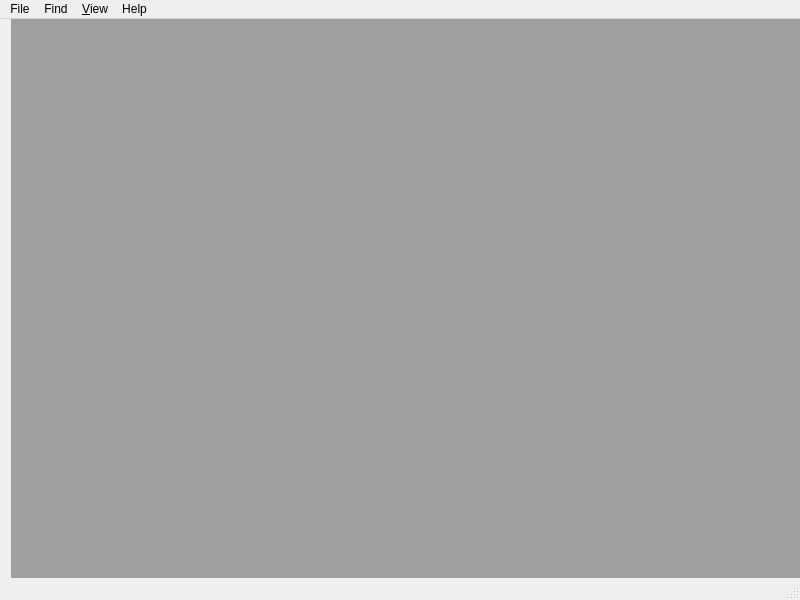
<?xml version="1.0" encoding="UTF-8"?>
<ui version="4.0">
 <class>MainWindow</class>
 <widget class="QMainWindow" name="MainWindow">
  <property name="geometry">
   <rect>
    <x>0</x>
    <y>0</y>
    <width>800</width>
    <height>600</height>
   </rect>
  </property>
  <property name="windowTitle">
   <string>MainWindow</string>
  </property>
  <property name="locale">
   <locale language="English" country="UnitedStates"/>
  </property>
  <widget class="QWidget" name="centralwidget">
   <property name="sizePolicy">
    <sizepolicy hsizetype="Preferred" vsizetype="Preferred">
     <horstretch>0</horstretch>
     <verstretch>0</verstretch>
    </sizepolicy>
   </property>
   <layout class="QVBoxLayout" name="verticalLayout">
    <property name="spacing">
     <number>0</number>
    </property>
    <property name="topMargin">
     <number>0</number>
    </property>
    <property name="rightMargin">
     <number>0</number>
    </property>
    <property name="bottomMargin">
     <number>0</number>
    </property>
    <item>
     <widget class="QMdiArea" name="mdiArea">
      <property name="verticalScrollBarPolicy">
       <enum>Qt::ScrollBarAsNeeded</enum>
      </property>
      <property name="horizontalScrollBarPolicy">
       <enum>Qt::ScrollBarAsNeeded</enum>
      </property>
      <property name="viewMode">
       <enum>QMdiArea::SubWindowView</enum>
      </property>
     </widget>
    </item>
   </layout>
  </widget>
  <widget class="QMenuBar" name="menubar">
   <property name="geometry">
    <rect>
     <x>0</x>
     <y>0</y>
     <width>800</width>
     <height>26</height>
    </rect>
   </property>
   <widget class="QMenu" name="menuFile">
    <property name="title">
     <string>File</string>
    </property>
    <widget class="QMenu" name="menuOpen">
     <property name="title">
      <string>Open</string>
     </property>
     <addaction name="actionDatabase_Log"/>
     <addaction name="actionFile_Log"/>
    </widget>
    <addaction name="actionOpen"/>
    <addaction name="actionClose"/>
    <addaction name="actionSave_Desktop"/>
    <addaction name="separator"/>
    <addaction name="actionSettings"/>
    <addaction name="actionExit"/>
    <addaction name="menuOpen"/>
   </widget>
   <widget class="QMenu" name="menuHelp">
    <property name="title">
     <string>Help</string>
    </property>
    <addaction name="actionAbout"/>
   </widget>
   <widget class="QMenu" name="menu_View">
    <property name="title">
     <string>&amp;View</string>
    </property>
    <addaction name="actionFollowMode"/>
    <addaction name="separator"/>
    <addaction name="actionCascade"/>
    <addaction name="actionTile"/>
   </widget>
   <widget class="QMenu" name="menuFind">
    <property name="title">
     <string>Find</string>
    </property>
    <addaction name="actionFind"/>
   </widget>
   <addaction name="menuFile"/>
   <addaction name="menuFind"/>
   <addaction name="menu_View"/>
   <addaction name="menuHelp"/>
  </widget>
  <widget class="QStatusBar" name="statusbar"/>
  <action name="actionOpen">
   <property name="text">
    <string>&amp;Open</string>
   </property>
  </action>
  <action name="actionClose">
   <property name="text">
    <string>Close</string>
   </property>
  </action>
  <action name="actionSettings">
   <property name="text">
    <string>Settings</string>
   </property>
  </action>
  <action name="actionExit">
   <property name="text">
    <string>Exit</string>
   </property>
  </action>
  <action name="actionAbout">
   <property name="text">
    <string>About</string>
   </property>
  </action>
  <action name="actionFollowMode">
   <property name="checkable">
    <bool>true</bool>
   </property>
   <property name="checked">
    <bool>false</bool>
   </property>
   <property name="text">
    <string>FollowMode</string>
   </property>
   <property name="shortcut">
    <string>F</string>
   </property>
  </action>
  <action name="actionCascade">
   <property name="text">
    <string>Cascade</string>
   </property>
  </action>
  <action name="actionTile">
   <property name="text">
    <string>Tile</string>
   </property>
  </action>
  <action name="actionFind">
   <property name="text">
    <string>Find</string>
   </property>
   <property name="shortcut">
    <string>Ctrl+F</string>
   </property>
  </action>
  <action name="actionSave_Desktop">
   <property name="text">
    <string>Save Desktop</string>
   </property>
  </action>
  <action name="actionDatabase_Log">
   <property name="text">
    <string>Database Log</string>
   </property>
   <property name="toolTip">
    <string>open a database based log</string>
   </property>
  </action>
  <action name="actionFile_Log">
   <property name="text">
    <string>File Log</string>
   </property>
  </action>
 </widget>
 <layoutdefault spacing="6" margin="11"/>
 <resources/>
 <connections>
  <connection>
   <sender>actionCascade</sender>
   <signal>triggered()</signal>
   <receiver>mdiArea</receiver>
   <slot>cascadeSubWindows()</slot>
   <hints>
    <hint type="sourcelabel">
     <x>-1</x>
     <y>-1</y>
    </hint>
    <hint type="destinationlabel">
     <x>508</x>
     <y>93</y>
    </hint>
   </hints>
  </connection>
  <connection>
   <sender>actionTile</sender>
   <signal>triggered()</signal>
   <receiver>mdiArea</receiver>
   <slot>tileSubWindows()</slot>
   <hints>
    <hint type="sourcelabel">
     <x>-1</x>
     <y>-1</y>
    </hint>
    <hint type="destinationlabel">
     <x>405</x>
     <y>300</y>
    </hint>
   </hints>
  </connection>
 </connections>
</ui>
